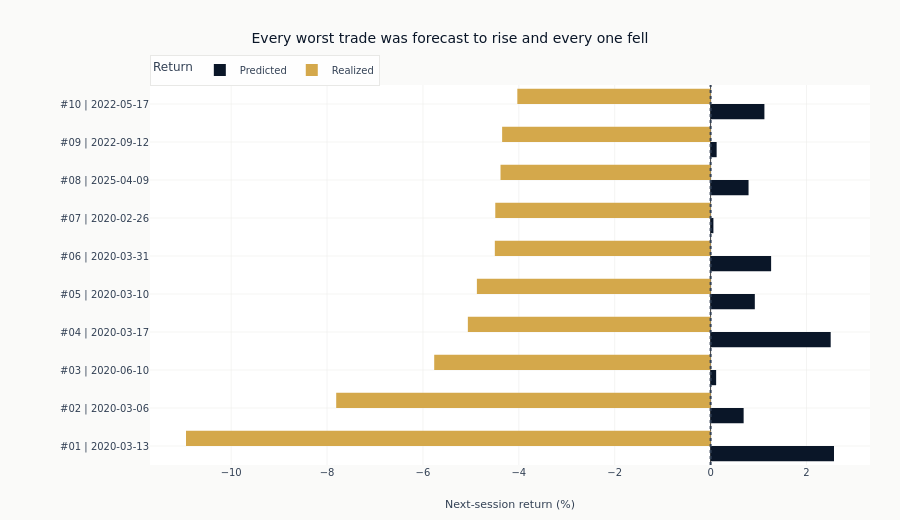

The cell this chart's notebook holds for it:
### Code cell
fig = px.bar(
    forecast_long,
    x="return_pct",
    y="trade_label",
    color="series",
    orientation="h",
    barmode="group",
    color_discrete_map={"Predicted": COLORS["blue"], "Realized": COLORS["amber"]},
    category_orders={"trade_label": entry_order},
    title="Every worst trade was forecast to rise and every one fell",
    labels={
        "return_pct": "Next-session return (%)",
        "trade_label": "",
        "series": "Return",
    },
)
fig.add_vline(x=0, line_color=COLORS["neutral"], line_dash="dot")
fig.update_yaxes(automargin=True)
fig.update_layout(
    height=520,
    margin=dict(l=150, r=30, t=85, b=55),
    legend=dict(orientation="h", y=1.08),
)
show_plotly_with_alt(
    fig,
    "Paired horizontal bars per worst trade, forecast against realized next-session return. Every forecast bar points positive and every realized bar points negative, by varying amounts.",
)

### Figure 1 — Plotly figure (JSON) as saved in the notebook; plotly's stock layout.template omitted (floating-point values rounded to 4 significant figures)
{"data": [{"alignmentgroup": "True", "hovertemplate": "Return=Predicted<br>Next-session return (%)=%{x}<br>=%{y}<extra></extra>", "legendgroup": "Predicted", "marker": {"color": "#0a1628", "pattern": {"shape": ""}}, "name": "Predicted", "offsetgroup": "Predicted", "orientation": "h", "showlegend": true, "textposition": "auto", "type": "bar", "x": [2.574, 0.6894, 0.1157, 2.505, 0.9225, 1.262, 0.05865, 0.7918, 0.1261, 1.123], "xaxis": "x", "y": ["#01 | 2020-03-13", "#02 | 2020-03-06", "#03 | 2020-06-10", "#04 | 2020-03-17", "#05 | 2020-03-10", "#06 | 2020-03-31", "#07 | 2020-02-26", "#08 | 2025-04-09", "#09 | 2022-09-12", "#10 | 2022-05-17"], "yaxis": "y"}, {"alignmentgroup": "True", "hovertemplate": "Return=Realized<br>Next-session return (%)=%{x}<br>=%{y}<extra></extra>", "legendgroup": "Realized", "marker": {"color": "#D4A84B", "pattern": {"shape": ""}}, "name": "Realized", "offsetgroup": "Realized", "orientation": "h", "showlegend": true, "textposition": "auto", "type": "bar", "x": [-10.94, -7.809, -5.765, -5.063, -4.875, -4.5, -4.491, -4.382, -4.348, -4.031], "xaxis": "x", "y": ["#01 | 2020-03-13", "#02 | 2020-03-06", "#03 | 2020-06-10", "#04 | 2020-03-17", "#05 | 2020-03-10", "#06 | 2020-03-31", "#07 | 2020-02-26", "#08 | 2025-04-09", "#09 | 2022-09-12", "#10 | 2022-05-17"], "yaxis": "y"}], "layout": {"barmode": "group", "height": 520, "legend": {"orientation": "h", "title": {"text": "Return"}, "tracegroupgap": 0, "y": 1.08}, "margin": {"b": 55, "l": 150, "r": 30, "t": 85}, "shapes": [{"line": {"color": "#334155", "dash": "dot"}, "type": "line", "x0": 0, "x1": 0, "xref": "x", "y0": 0, "y1": 1, "yref": "y domain"}], "title": {"text": "Every worst trade was forecast to rise and every one fell"}, "xaxis": {"anchor": "y", "domain": [0.0, 1.0], "title": {"text": "Next-session return (%)"}}, "yaxis": {"anchor": "x", "automargin": true, "categoryarray": ["#01 | 2020-03-13", "#02 | 2020-03-06", "#03 | 2020-06-10", "#04 | 2020-03-17", "#05 | 2020-03-10", "#06 | 2020-03-31", "#07 | 2020-02-26", "#08 | 2025-04-09", "#09 | 2022-09-12", "#10 | 2022-05-17"], "categoryorder": "array", "domain": [0.0, 1.0], "title": {"text": ""}}}}
